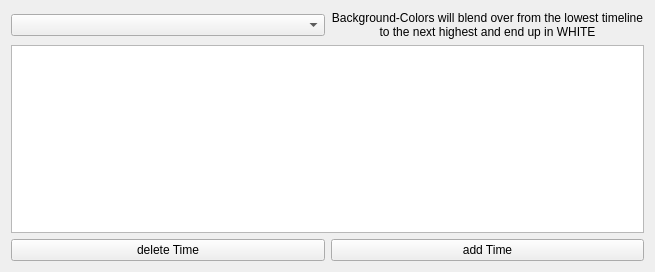
<?xml version="1.0" encoding="UTF-8"?>
<ui version="4.0">
 <class>Form</class>
 <widget class="QWidget" name="Form">
  <property name="geometry">
   <rect>
    <x>0</x>
    <y>0</y>
    <width>655</width>
    <height>272</height>
   </rect>
  </property>
  <property name="windowTitle">
   <string>Form</string>
  </property>
  <layout class="QHBoxLayout" name="horizontalLayout_3">
   <item>
    <layout class="QVBoxLayout" name="verticalLayout">
     <item>
      <layout class="QHBoxLayout" name="horizontalLayout_2">
       <item>
        <widget class="QComboBox" name="colorType"/>
       </item>
       <item>
        <widget class="QLabel" name="label_12">
         <property name="text">
          <string>Background-Colors will blend over from the lowest timeline to the next highest and end up in WHITE</string>
         </property>
         <property name="alignment">
          <set>Qt::AlignCenter</set>
         </property>
         <property name="wordWrap">
          <bool>true</bool>
         </property>
        </widget>
       </item>
      </layout>
     </item>
     <item>
      <widget class="QTableView" name="colorTable"/>
     </item>
     <item>
      <layout class="QHBoxLayout" name="horizontalLayout">
       <item>
        <widget class="QPushButton" name="colorDelTime">
         <property name="text">
          <string>delete Time</string>
         </property>
        </widget>
       </item>
       <item>
        <widget class="QPushButton" name="colorAddTime">
         <property name="text">
          <string>add Time</string>
         </property>
        </widget>
       </item>
      </layout>
     </item>
    </layout>
   </item>
  </layout>
 </widget>
 <tabstops>
  <tabstop>colorType</tabstop>
  <tabstop>colorDelTime</tabstop>
  <tabstop>colorAddTime</tabstop>
 </tabstops>
 <resources/>
 <connections/>
</ui>
